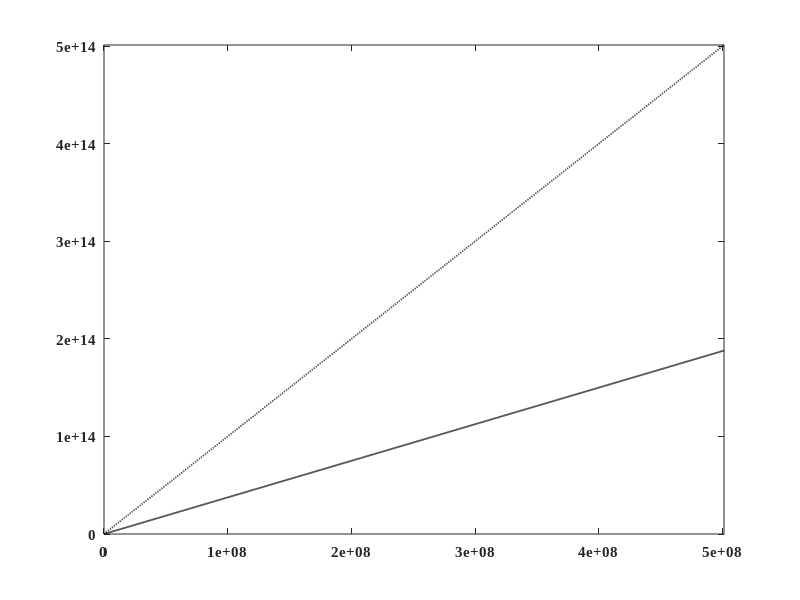

Reproduce this figure in MATLAB. (Note: this script raises an error after producing the figure.)
close all
clf;clear all
% Hasan Tahir Abbas
% 10/14/15
%
%
% Based on the paper:
% Yoon et. al., "Plasmonics with
% two-dimensional conductors", 
% Phil. Trans. R. Soc. A 372: 20130104.
% http://dx.doi.org/10.1098/rsta.2013.0104
%
%
%% Initial Parameters
eps0 = 8.85418782e-12; % Free-space permitivitty
c = 2.99792458e8; % speed of light
e = 1.60217662e-19; % electron charge
m_e = 9.10938356e-31;  % electron mass
m_star = .067*m_e; % Effective mass of GaAs/AlGaAs
h = 6.62607004e-34; % Planck's constant
h_bar = h/(2*pi);
% Assumptions
n_2d = 1e16; % Sheet Charge Density in /m^2
kf = sqrt ( 2*pi*n_2d ); % Fermi wavenumber
vf = h_bar*kf/m_star; % Fermi velocity
Ef = h_bar^2 * kf^2 /(2*m_star); % Fermi Energy
K = 4; % effective dielectrinc constant

kp = 0 : 10e4 : 2*kf;
omega = sqrt( e^2*Ef /(2*eps0*K*pi*h_bar) * kp ...
    + 3/4 *vf^2*kp.^2);
% omega = sqrt( g*e^2*vf*kf*kp /( 8*pi*K*eps0* h_bar));
plot(kp,omega,'k','LineWidth',1.2); % Disperion Curve
hold on
box on
 plot(kp, (1e6*kp),'--k','LineWidth',1.2); % Light Line
hold off
axis tight
set (gca,'FontName','times new roman'...
    ,'FontWeight','bold','FontSize',11); % Set axes fonts to
set(gcf,'Color','white');
h = gca;
h.LineWidth = 1.2;
% h.XTick ={};
% h.YTick ={};


% Create ylabel
xlabel('Wavenumber $k_p $',...
    'HorizontalAlignment','center',...
    'FontWeight','bold',...
    'FontSize',12,...
    'Interpreter','latex');

% Create xlabel

ylabel('Frequency $\omega $',...
    'HorizontalAlignment','center',...
    'FontWeight','bold',...
    'FontSize',12,...
    'Interpreter','latex');

plotTickLatex2D

% Create Legend
legend({'2DEG', 'Light Line'}...
    ,'Location','northwest','FontWeight','normal')
% Create title
title(['Dispersion Plot of GaAs/AlGaAs 2DEG'],...
    'HorizontalAlignment','center',...
    'FontWeight','bold',...
    'FontSize',12,...
    'Interpreter','latex');

matlab2tikz('filename',sprintf('2DEG_dispersion.tex'));
